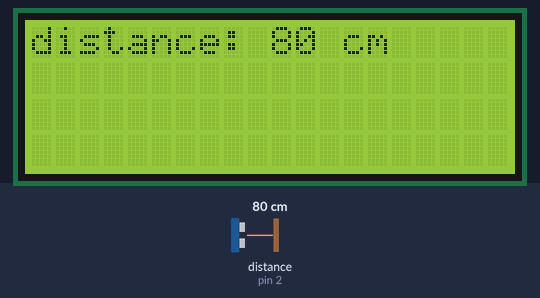
Simulated run of this sketch. Board: Arduino Uno, built with avr-gcc and run on an emulated ATmega328P. Parts: 20×4 character LCD. Inputs (shaded band) come from the test bench; at power-on: distance to the obstacle (sensor on pin 2) 80 cm. The echo pulse lasts 58.3 µs per cm.

Above: at 1.2 s.
1.3 s: distance to the obstacle (sensor on pin 2) set to 120 cm
At 2.6 s:
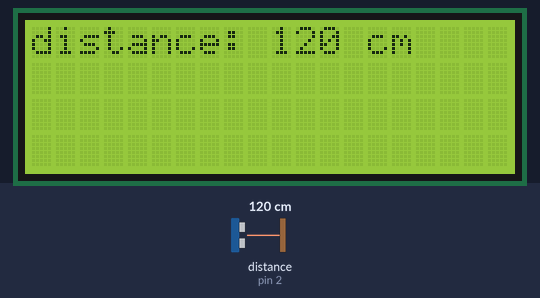
4.3 s: distance to the obstacle (sensor on pin 2) set to 2 cm
At 5.6 s:
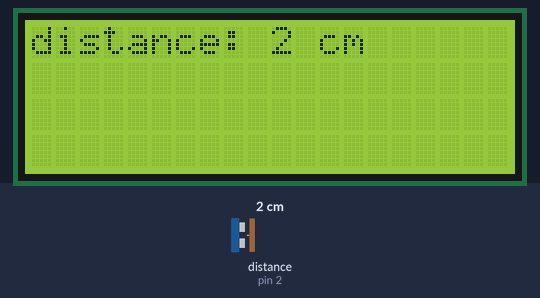
6.1 s: distance to the obstacle (sensor on pin 2) set to 4 cm
At 7.4 s:
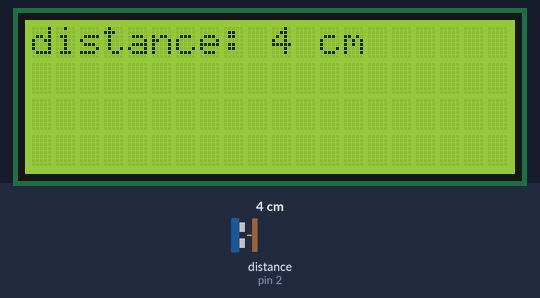
Timing chart, 0 to 9.1 s (numbered marks = the images above; inputs shaded):
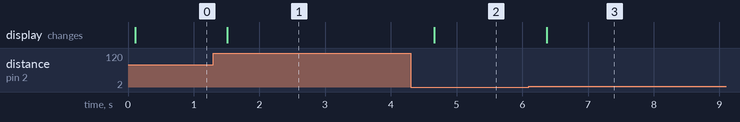

Measured:
- after the input at 1.3 s, the display: changes after 0.21 s (image 1)
- after the input at 4.3 s, the display: changes after 0.36 s (image 2)
- after the input at 6.1 s, the display: changes after 0.27 s (image 3)

The sketch:

ultrasonic_sensor_lcd_display.ino
```cpp
#include <LiquidCrystal_I2C.h>
#include "SR04.h"

// initialize the lcd with i2c address 0x27, 20 columns, and 4 rows
LiquidCrystal_I2C lcd(0x27, 20, 4);

// define trig and echo pins
#define TRIG_PIN 2
#define ECHO_PIN 3

// initialize the sr04 ultrasonic sensor with the echo and trig pins
SR04 sr04 = SR04(ECHO_PIN, TRIG_PIN);

void setup()
{
  lcd.init();      // initialize the lcd
  lcd.backlight(); // turn on the lcd backlight
}

void loop()
{
  long distance = sr04.Distance(); // measure the distance

  lcd.clear();         // clear the lcd screen
  lcd.setCursor(0, 0); // position the cursor at the first line
  lcd.print("distance: ");
  lcd.print(distance); // display the measured distance
  lcd.print(" cm");

  delay(300); // delay for 300 ms before the next measurement
}
```
